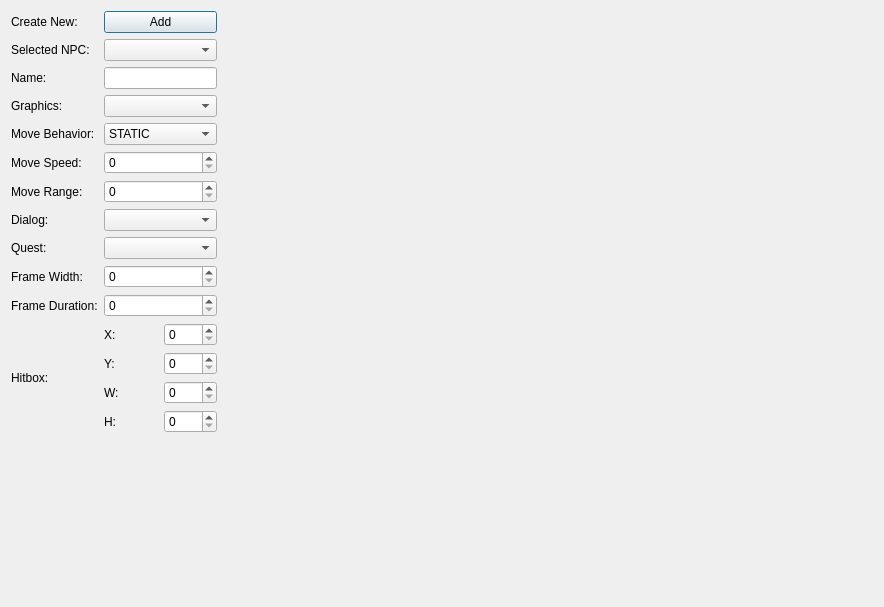
<?xml version="1.0" encoding="UTF-8"?>
<ui version="4.0">
 <class>NPCEditTab</class>
 <widget class="QDialog" name="NPCEditTab">
  <property name="geometry">
   <rect>
    <x>0</x>
    <y>0</y>
    <width>877</width>
    <height>607</height>
   </rect>
  </property>
  <property name="windowTitle">
   <string>Dialog</string>
  </property>
  <layout class="QGridLayout" name="gridLayout">
   <item row="0" column="0">
    <layout class="QHBoxLayout" name="horizontalLayout">
     <property name="rightMargin">
      <number>10</number>
     </property>
     <item>
      <layout class="QGridLayout" name="gridLayout_2">
       <item row="5" column="0">
        <widget class="QLabel" name="label_3">
         <property name="text">
          <string>Move Speed:</string>
         </property>
        </widget>
       </item>
       <item row="7" column="1">
        <widget class="QComboBox" name="dialogSelectorComboBox"/>
       </item>
       <item row="6" column="1">
        <widget class="QSpinBox" name="moveRangeSpinBox"/>
       </item>
       <item row="5" column="1">
        <widget class="QSpinBox" name="moveSpeedSpinBox"/>
       </item>
       <item row="9" column="1">
        <widget class="QSpinBox" name="frameWidthSpinBox"/>
       </item>
       <item row="6" column="0">
        <widget class="QLabel" name="label_4">
         <property name="text">
          <string>Move Range:</string>
         </property>
        </widget>
       </item>
       <item row="8" column="0">
        <widget class="QLabel" name="label_6">
         <property name="text">
          <string>Quest:</string>
         </property>
        </widget>
       </item>
       <item row="10" column="1">
        <widget class="QSpinBox" name="animationFrameDurationSpinBox"/>
       </item>
       <item row="2" column="0">
        <widget class="QLabel" name="label">
         <property name="text">
          <string>Name:</string>
         </property>
        </widget>
       </item>
       <item row="12" column="0">
        <spacer name="verticalSpacer">
         <property name="orientation">
          <enum>Qt::Vertical</enum>
         </property>
         <property name="sizeHint" stdset="0">
          <size>
           <width>20</width>
           <height>40</height>
          </size>
         </property>
        </spacer>
       </item>
       <item row="3" column="0">
        <widget class="QLabel" name="label_14">
         <property name="text">
          <string>Graphics:</string>
         </property>
        </widget>
       </item>
       <item row="2" column="1">
        <widget class="QLineEdit" name="nameLineEdit"/>
       </item>
       <item row="8" column="1">
        <widget class="QComboBox" name="questSelectorComboBox"/>
       </item>
       <item row="1" column="1">
        <widget class="QComboBox" name="npcSelectorComboBox"/>
       </item>
       <item row="0" column="0">
        <widget class="QLabel" name="label_13">
         <property name="text">
          <string>Create New:</string>
         </property>
        </widget>
       </item>
       <item row="3" column="1">
        <widget class="QComboBox" name="graphicsComboBox"/>
       </item>
       <item row="11" column="0">
        <widget class="QLabel" name="label_8">
         <property name="text">
          <string>Hitbox:</string>
         </property>
        </widget>
       </item>
       <item row="9" column="0">
        <widget class="QLabel" name="label_15">
         <property name="text">
          <string>Frame Width:</string>
         </property>
        </widget>
       </item>
       <item row="11" column="1">
        <layout class="QGridLayout" name="gridLayout_4">
         <item row="3" column="0">
          <widget class="QLabel" name="label_12">
           <property name="text">
            <string>H:</string>
           </property>
          </widget>
         </item>
         <item row="0" column="0">
          <widget class="QLabel" name="label_9">
           <property name="text">
            <string>X:</string>
           </property>
          </widget>
         </item>
         <item row="1" column="0">
          <widget class="QLabel" name="label_10">
           <property name="text">
            <string>Y:</string>
           </property>
          </widget>
         </item>
         <item row="2" column="0">
          <widget class="QLabel" name="label_11">
           <property name="text">
            <string>W:</string>
           </property>
          </widget>
         </item>
         <item row="0" column="1">
          <widget class="QSpinBox" name="hitboxXSpinBox"/>
         </item>
         <item row="1" column="1">
          <widget class="QSpinBox" name="hitboxYSpinBox"/>
         </item>
         <item row="2" column="1">
          <widget class="QSpinBox" name="hitboxWSpinBox"/>
         </item>
         <item row="3" column="1">
          <widget class="QSpinBox" name="hitboxHSpinBox"/>
         </item>
        </layout>
       </item>
       <item row="0" column="1">
        <widget class="QPushButton" name="pushButton">
         <property name="text">
          <string>Add</string>
         </property>
        </widget>
       </item>
       <item row="10" column="0">
        <widget class="QLabel" name="label_7">
         <property name="text">
          <string>Frame Duration:</string>
         </property>
        </widget>
       </item>
       <item row="7" column="0">
        <widget class="QLabel" name="label_5">
         <property name="text">
          <string>Dialog:</string>
         </property>
        </widget>
       </item>
       <item row="1" column="0">
        <widget class="QLabel" name="label_2">
         <property name="text">
          <string>Selected NPC:</string>
         </property>
        </widget>
       </item>
       <item row="4" column="0">
        <widget class="QLabel" name="label_16">
         <property name="text">
          <string>Move Behavior:</string>
         </property>
        </widget>
       </item>
       <item row="4" column="1">
        <widget class="QComboBox" name="moveBehaviorComboBox">
         <item>
          <property name="text">
           <string>STATIC</string>
          </property>
         </item>
         <item>
          <property name="text">
           <string>ZIG-ZAG</string>
          </property>
         </item>
         <item>
          <property name="text">
           <string>FLY ZIG-ZAG</string>
          </property>
         </item>
         <item>
          <property name="text">
           <string>FLY UP-DOWN</string>
          </property>
         </item>
        </widget>
       </item>
      </layout>
     </item>
     <item>
      <widget class="QWidget" name="npcPreviewAreaWidget" native="true">
       <property name="minimumSize">
        <size>
         <width>640</width>
         <height>480</height>
        </size>
       </property>
      </widget>
     </item>
    </layout>
   </item>
  </layout>
 </widget>
 <resources/>
 <connections/>
</ui>
